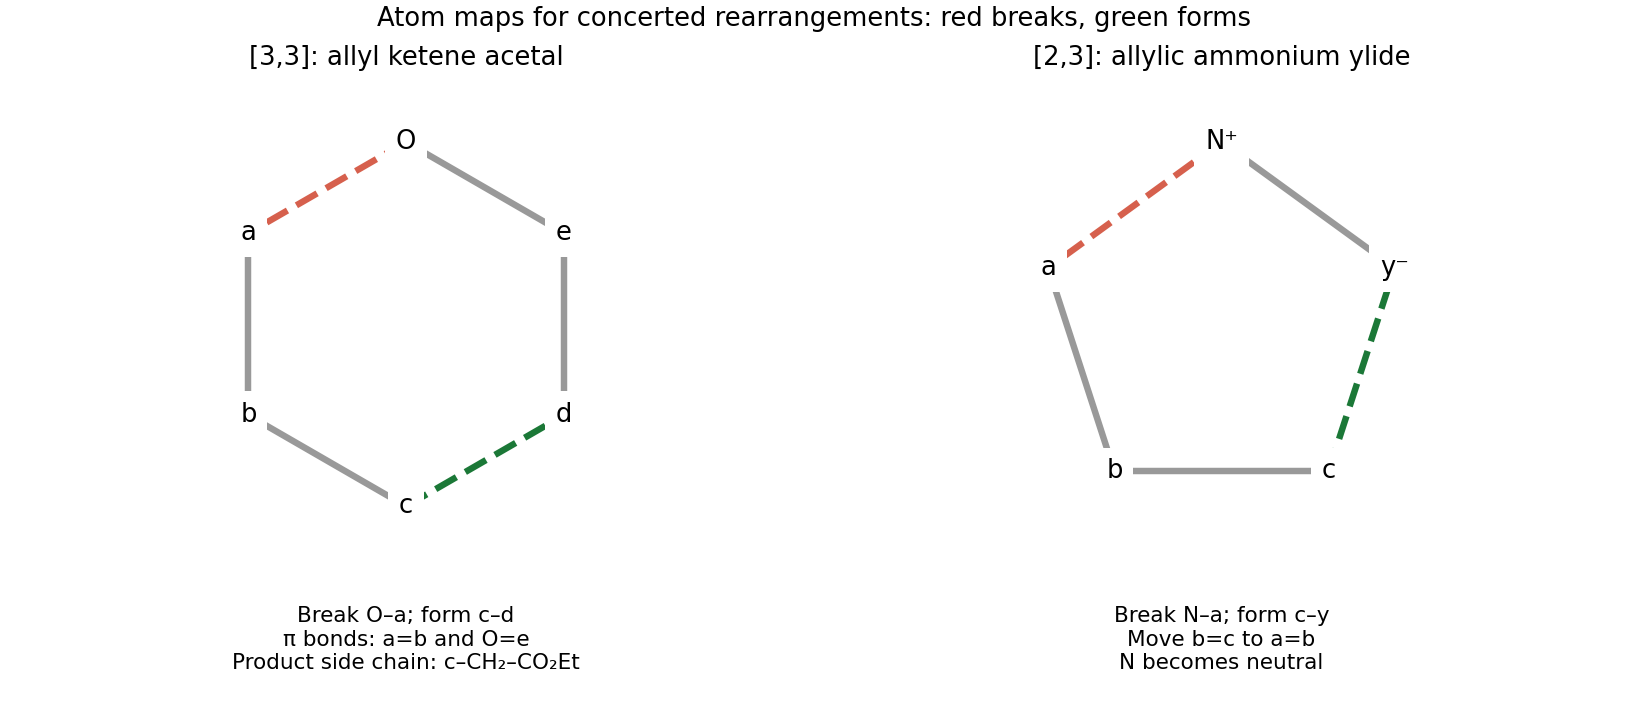

Write the Python code that produced this figure.
"""Original explanatory diagram; tested with Python 3.14, NumPy 2.3.5 and Matplotlib 3.10.7."""
from pathlib import Path
import matplotlib
matplotlib.use('Agg')
import matplotlib.pyplot as plt
import numpy as np
plt.rcParams.update({'font.size':10,'axes.spines.top':False,'axes.spines.right':False})

fig,axes=plt.subplots(1,2,figsize=(10.5,4.6),layout='constrained')
def change(ax,p,q,kind):
    color={'keep':'.6','break':'#d6604d','form':'#1b7837'}[kind]
    ax.plot([p[0],q[0]],[p[1],q[1]],color=color,lw=3,ls='--' if kind!='keep' else '-')
def panel(ax,n,labels,edges,title,note):
    angles=np.linspace(np.pi/2,np.pi/2+2*np.pi,n,endpoint=False)
    p=np.column_stack([np.cos(angles),np.sin(angles)])
    for i,j,kind in edges:change(ax,p[i],p[j],kind)
    for t,pt in zip(labels,p):ax.text(*pt,t,ha='center',va='center',bbox={'facecolor':'white','edgecolor':'none','pad':5},fontsize=12)
    ax.text(0,-1.55,note,ha='center',va='top',fontsize=10)
    ax.set(title=title,xlim=(-1.5,1.5),ylim=(-2.1,1.35));ax.set_aspect('equal');ax.axis('off')
panel(axes[0],6,['O','a','b','c','d','e'],[(0,1,'break'),(1,2,'keep'),(2,3,'keep'),(3,4,'form'),(4,5,'keep'),(5,0,'keep')],'[3,3]: allyl ketene acetal','Break O–a; form c–d\nπ bonds: a=b and O=e\nProduct side chain: c–CH₂–CO₂Et')
panel(axes[1],5,['N⁺','a','b','c','y⁻'],[(0,1,'break'),(1,2,'keep'),(2,3,'keep'),(3,4,'form'),(4,0,'keep')],'[2,3]: allylic ammonium ylide','Break N–a; form c–y\nMove b=c to a=b\nN becomes neutral')
fig.suptitle('Atom maps for concerted rearrangements: red breaks, green forms')

fig.savefig(Path.cwd()/(Path(__file__).stem+'.png'),dpi=155,facecolor='white')
plt.close(fig)
